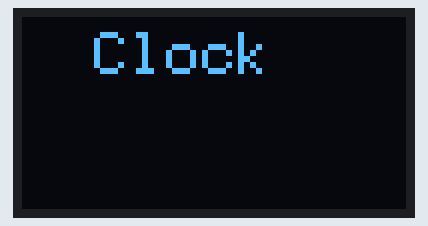
Bench run of a sketch on a simulated Arduino Uno, built with avr-gcc and run on an emulated ATmega328P. Shown: 128×64 one-colour display. The display library's start-up logo is not drawn; the local clock reads 2024-03-15 10:24:30 at power-on unless the sketch sets it.

Above: at 0.1 s.
At 3.2 s:
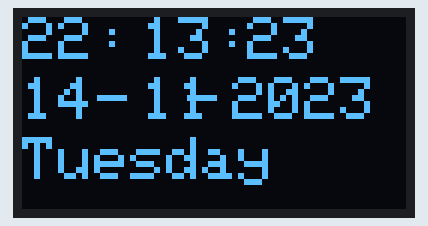
At 12.1 s:
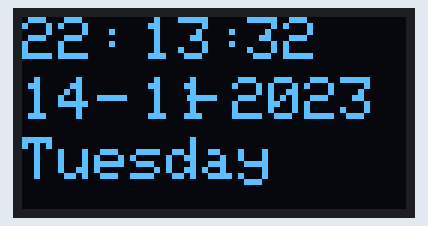
At 19.1 s:
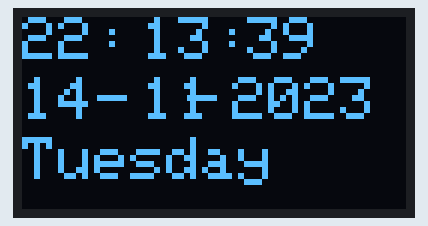
At 28.1 s:
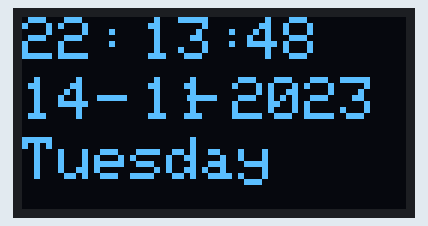
At 37.1 s:
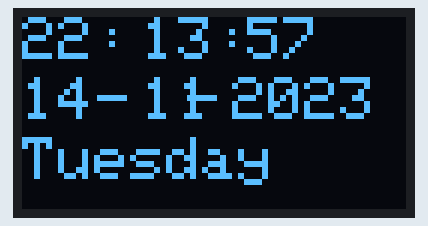

The sketch:

OLEDANDRTC.ino
```cpp
#include <SPI.h>
#include <Wire.h>
#include <Adafruit_GFX.h>
#include <Adafruit_SSD1306.h>
#include "RTClib.h"

RTC_DS3231 rtc;
char daysOfTheWeek[7][12] = {"Sunday", "Monday", "Tuesday", "Wednesday", "Thursday", "Friday", "Saturday"};

#define SCREEN_WIDTH 128  // OLED display width, in pixels
#define SCREEN_HEIGHT 64  // OLED display height, in pixels
#define OLED_RESET    -1  // Reset pin # (or -1 if sharing reset pin)
Adafruit_SSD1306 display(SCREEN_WIDTH, SCREEN_HEIGHT, &Wire, OLED_RESET);


void setup()
{

Serial.begin(9600);

if (! rtc.begin()) {
Serial.println("Couldn't find RTC");
while (1);
}

if(!display.begin(SSD1306_SWITCHCAPVCC, 0x3C))
{
    Serial.println(F("SSD1306 allocation failed"));
    for(;;); // Don't proceed, loop forever
}

rtc.adjust(DateTime(__DATE__, __TIME__));

 display.display();
 delay(2);
 display.clearDisplay();


display.clearDisplay();
display.setTextColor(WHITE);
//display.startscrollright(0x00, 0x0F);
display.setTextSize(2);
display.setCursor(0,5);
display.print("  Clock ");
display.display();
delay(3000);
}

void loop()
{
DateTime now = rtc.now();

display.clearDisplay();
display.setTextSize(2);
display.setCursor(75,0);
display.println(now.second(), DEC);

display.setTextSize(2);
display.setCursor(25,0);
display.println(":");

display.setTextSize(2);
display.setCursor(65,0);
display.println(":");

display.setTextSize(2);
display.setCursor(40,0);
display.println(now.minute(), DEC);

display.setTextSize(2);
display.setCursor(0,0);
display.println(now.hour(), DEC);

display.setTextSize(2);
display.setCursor(0,20);
display.println(now.day(), DEC);

display.setTextSize(2);
display.setCursor(25,20);
display.println("-");

display.setTextSize(2);
display.setCursor(40,20);
display.println(now.month(), DEC);

display.setTextSize(2);
display.setCursor(55,20);
display.println("-");

display.setTextSize(2);
display.setCursor(70,20);
display.println(now.year(), DEC);

display.setTextSize(2);
display.setCursor(0,40);
display.print(daysOfTheWeek[now.dayOfTheWeek()]);

display.display();
}
```

Measured:
- what the display in image 0 shows lasts 3.0 s, from 0.1 s to 3.1 s
- what the display in image 1 shows lasts 0.9 s, from 3.1 s to 4.0 s
- what the display in image 2 shows lasts 1.1 s, from 12.0 s to 13.1 s
